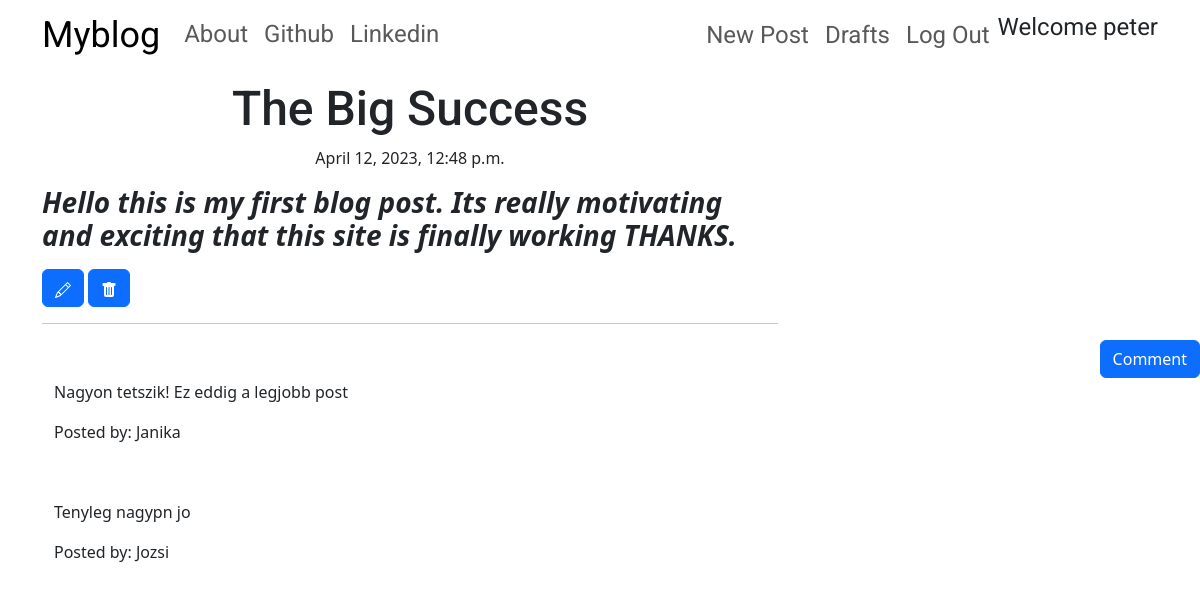
The app's page /post/1 (signed in) with its own data.
### blog/models.py (models this page shows, shortened)
class Post(models.Model):
    author = models.ForeignKey('auth.User', on_delete=models.CASCADE)
    title = models.CharField(max_length=100)
    text = models.TextField()
    create_date = models.DateTimeField(default=timezone.now)
    published_date = models.DateTimeField(blank=True, null=True)

class Comment(models.Model):
    post = models.ForeignKey('blog.Post', related_name='comments', on_delete=models.CASCADE)
    author = models.CharField(max_length=100)
    text = models.TextField()
    create_date = models.DateTimeField(default=timezone.now)
    approved_comment = models.BooleanField(default=False)

### blog/views.py (the view)
# urls.py: path('post/<int:pk>',views.PostDeatilView.as_view(), name='post_detail'),
class PostDeatilView(DetailView):
    model = Post

### blog/templates/blog/post_detail.html (shortened to what this page needs)
{% extends 'blog/base.html' %}
{% block content %}
<h1 class="posttitle loader">{{post.title}}</h1>
{% if post.published_date %}
    <div class="date postdate">
        {{post.published_date}}
    </div>
{% else %}
    <a class="btn btn-success" href="{% url 'post_publish' pk=post.pk %}">Publish</a>
{% endif %}
<p class="postcontent">{{post.text|safe|linebreaksbr}}</p>
{% if user.is_authenticated %}
    <a class="btn btn-primary" href="{% url 'post_edit' pk=post.pk %}">
    </a>
    <a class="btn btn-primary" href="{% url 'post_remove' pk=post.pk %}">
    </a>
{% endif %}
<hr>
<a class="btn btn-primary btn-comment" href="{% url 'add_comment_to_post' pk=post.pk %}">Comment</a>
<div class="container">
    {% for comment in post.comments.all %}
        <br>
        {% if user.is_authenticated or comment.approved_comment %}
            <p>{{comment.text|safe|linebreaks}}</p>
            <p>Posted by: {{comment.author}}</p>
        {% endif %}
        {% empty %}
            <p>No comments</p>
    {% endfor %}
</div>
{% endblock %}

### blog/templates/blog/base.html (shortened to what this page needs)
<!DOCTYPE html>
{% load static %}
<html lang="en">
<head>
    <link href="https://cdn.jsdelivr.net/npm/bootstrap@5.3.0-alpha3/dist/css/bootstrap.min.css" rel="stylesheet">
    <link rel="stylesheet" href="//cdn.jsdelivr.net/npm/medium-editor@latest/dist/css/medium-editor.min.css" type="text/css" media="screen" charset="utf-8">
    <link rel="stylesheet" href="{% static 'blog/css/blog.css' %}">
</head>
<body class="loader">
    <nav class="navbar navbar-expand-lg techfont custom-navbar">
        <div class="container">
            <ul class="navbar-nav">
                <li class="nav-item"><a class="navbar-brand bigbrand" href="{% url 'post_list' %}">Myblog</a></li>
                <li class="nav-item"><a class="nav-link" href="{% url 'about' %}">About</a></li>
                <li class="nav-item"><a class="nav-link" href="https://www.github.com">Github</a></li>
                <li class="nav-item"><a class="nav-link" href="https://www.linkedin.com">Linkedin</a></li>
            </ul>
            <ul class="navbar-nav navbar-right">
                {% if user.is_authenticated %}
                    <li class="nav-item"><a class="nav-link" href="{% url 'post_new' %}">New Post</a></li>
                    <li class="nav-item"><a class="nav-link" href="{% url 'post_draft_list' %}">Drafts</a></li>
                    <li class="nav-item"><a class="nav-link" href="{% url 'logout' %}">Log Out</a></li>
                    <li class="nav-item">Welcome {{user.username}}</li>
                {% endif %}
            </ul>
        </div>
    </nav>
    <div class="content container">
        <div class="row">
            <div class="col-md-8">
                <div class="blog_posts">
                    {% block content %}
                    {% endblock %}
                </div>
            </div>
        </div>
    </div>
</body>
</html>

### blog/static/blog/css/blog.css (style rules this page uses)
.techfont { font-family: 'Roboto', sans-serif; font-size: 1.5em; margin-bottom: 10px; }
.postdate { text-align: center; }
.posttitle { font-family: 'Roboto', sans-serif; font-size: 3em; text-align: center; }
.postcontent { font-family: 'Roboto', sans-serif; font-size: 1.5em; }
.btn-comment { position: absolute; right: 0px; }
.bigbrand { font-size: 1.5em; }
.loader { filter:hue-rotate(0deg); color:linear-gradient(45deg,#0f8,#08f); animation:hue 10000ms infinite linear; }

### records on screen
Post: title "The Big Success", published_date "April 12, 2023, 12:48 p.m.", text "Hello this is my first blog post. Its really motivating and exciting that this site is finally working THANKS."
Comment: text "Nagyon tetszik! Ez eddig a legjobb post", author "Janika"
Comment: text "Tenyleg nagypn jo", author "Jozsi"

### other values on screen
{{ user.username }} "peter"
